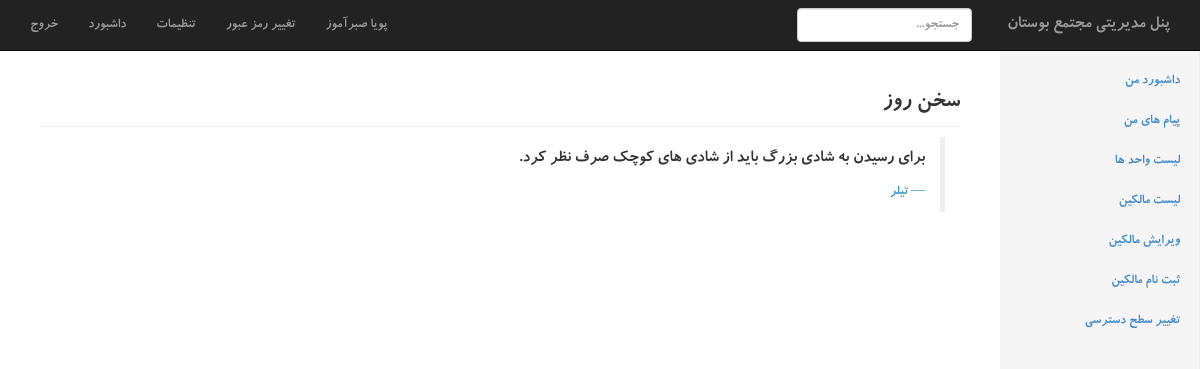
The app's page /index.php (signed in) with its own data.
### tables this page shows
CREATE TABLE IF NOT EXISTS `quotations` (
  `id` int(11) NOT NULL AUTO_INCREMENT,
  `author` varchar(255) NOT NULL,
  `text` varchar(255) NOT NULL,
  PRIMARY KEY (`id`)
);

### include/home.php (the view, shortened to what this page needs)
<h3 class="sub-header">سخن روز</h3>
<div class="col-lg-12 col-md-12">
<?php
	$connection = mysqli_connect('localhost','root','','boostan') OR die('FAILED...');
	mysqli_set_charset($connection, 'utf8');
	$quotations_query = "SELECT * FROM quotations ORDER BY RAND() LIMIT 1 ; ";
	$quotations_result = mysqli_query($connection,$quotations_query);
	$quotations_row = mysqli_fetch_assoc($quotations_result);
?>
<blockquote class="blockquote-reverse">
  <p><?php echo $quotations_row['text']; ?></p>
  <footer style="direction:rtl;color:#3399CC"><?php echo $quotations_row['author']; ?></footer>
</blockquote>
</div>

### css/style.css (style rules this page uses)
.blockquote-reverse footer:before, blockquote.pull-right footer:before, .blockquote-reverse small:before, blockquote.pull-right small:before, .blockquote-reverse .small:before, blockquote.pull-right .small:before { content:"— "; }
.blockquote-reverse footer:after, blockquote.pull-right footer:after, .blockquote-reverse small:after, blockquote.pull-right small:after, .blockquote-reverse .small:after, blockquote.pull-right .small:after { content: ""; }

### css/dashboard.css (style rules this page uses)
body { padding-top: 50px; direction:rtl; font-family:bkoodakbold,tahoma; }
.sub-header { padding-bottom: 10px; border-bottom: 1px solid #eee; }

### records on screen
quotations: text "برای رسیدن به شادی بزرگ باید از شادی های كوچك صرف نظر كرد.", author "تیلر"

### other values on screen
$_SESSION['MM_admin_first_name'] "پویا"
$_SESSION['MM_admin_last_name'] "صبرآموز"
